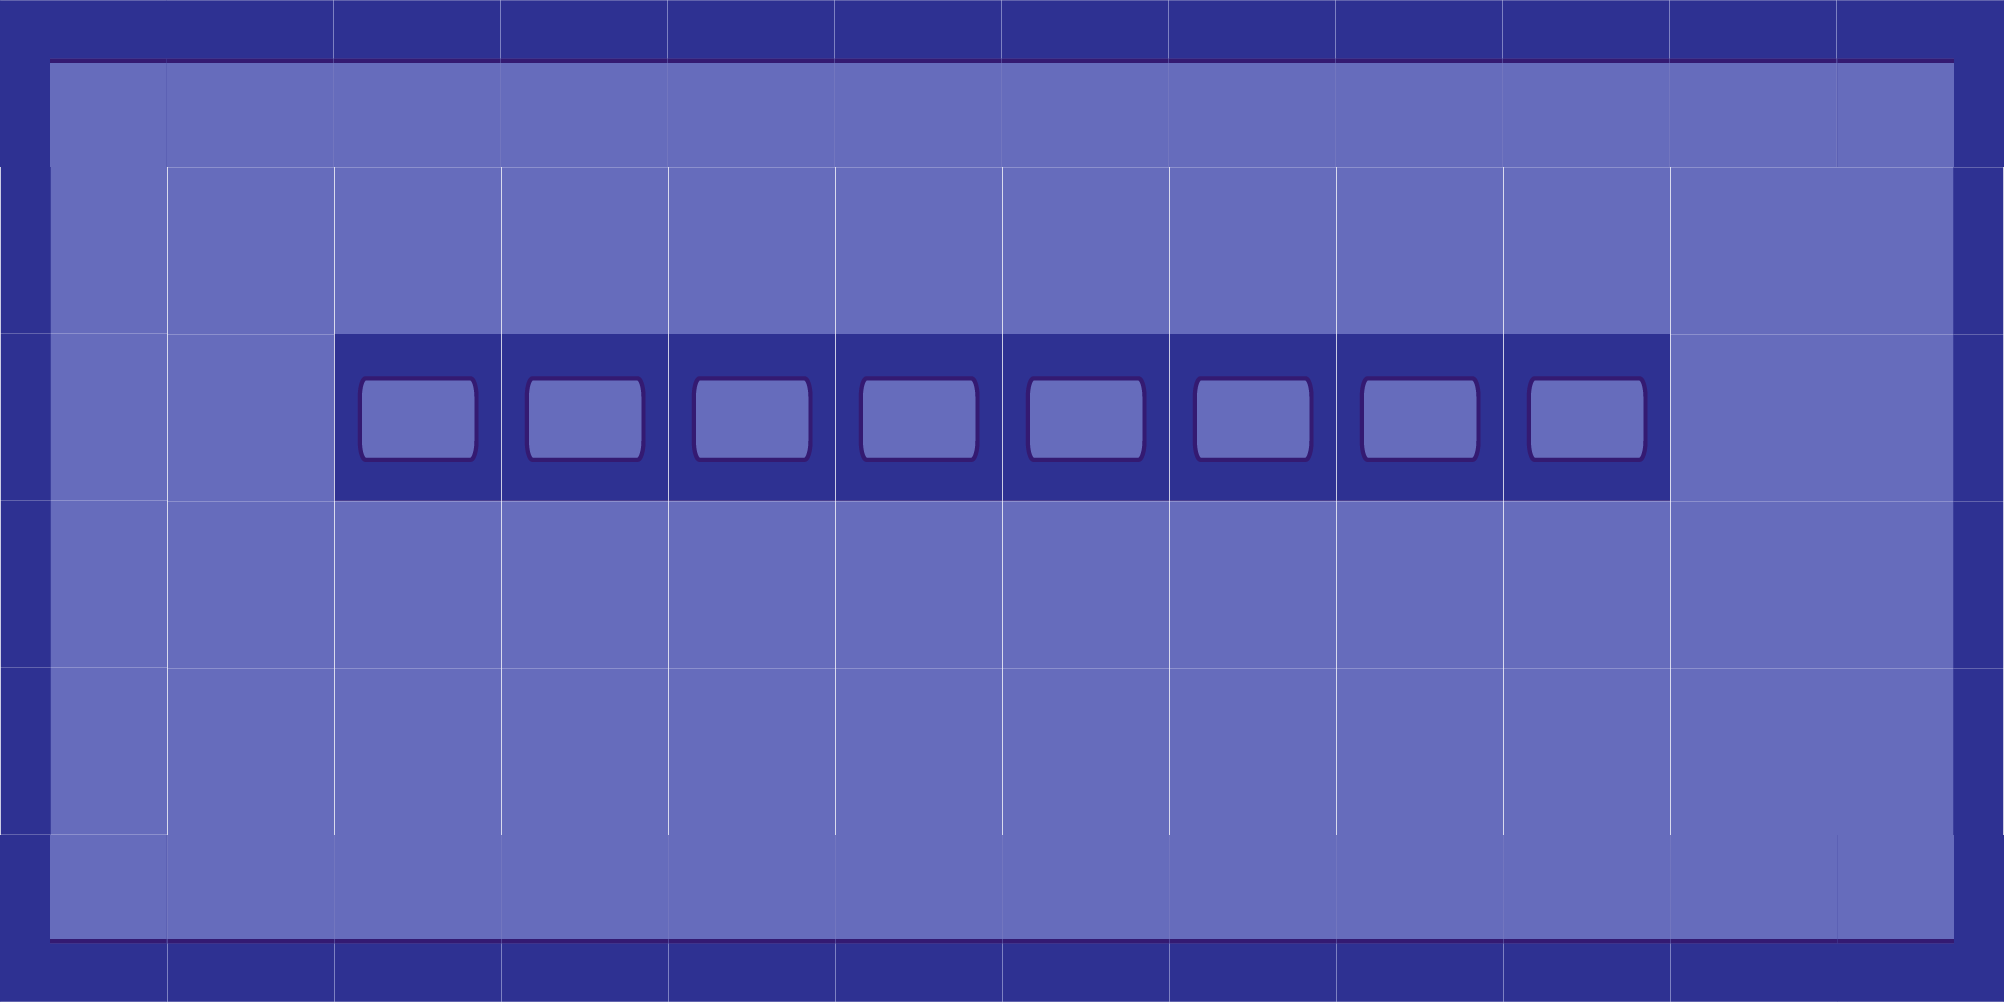

The image is a tile-based game level rendered from a .tmx file. Its description and complete source (layers, tilesets, objects, tile grids) follow:
An orthogonal 12x6 tile map with 167x167 px tiles, 3 tile layers (background, borders, walls) and 2 objects (spawn 2, spawn 1).

<map version="1.5" tiledversion="1.6.0" orientation="orthogonal" renderorder="right-down" width="12" height="6" tilewidth="167" tileheight="167" infinite="0" nextlayerid="6" nextobjectid="5">
 <editorsettings>
  <chunksize width="167" height="167" />
 </editorsettings>
 <tileset firstgid="1" name="background" tilewidth="167" tileheight="167" tilecount="15" columns="5">
  <image source="tiles/background.png" width="835" height="501" />
 </tileset>
 <layer id="1" name="background" width="12" height="6">
  <data encoding="csv">
0,0,0,0,0,0,0,0,0,0,1,1,
0,1,1,1,1,1,1,1,1,1,1,1,
0,1,0,0,0,0,0,0,0,0,1,1,
0,1,1,1,1,1,1,1,1,1,1,1,
0,1,1,1,1,1,1,1,1,1,1,1,
0,0,0,0,0,0,0,0,0,0,1,1
</data>
 </layer>
 <layer id="2" name="borders" width="12" height="6">
  <data encoding="csv">
3,4,4,4,4,4,4,4,4,4,4,2147483651,
3221225477,0,0,0,0,0,0,0,0,0,0,5,
3221225477,0,0,0,0,0,0,0,0,0,0,5,
3221225477,0,0,0,0,0,0,0,0,0,0,5,
3221225477,0,0,0,0,0,0,0,0,0,0,5,
1073741827,3221225476,3221225476,3221225476,3221225476,3221225476,3221225476,3221225476,3221225476,3221225476,3221225476,3221225475
</data>
 </layer>
 <layer id="3" name="walls" width="12" height="6">
  <data encoding="csv">
0,0,0,0,0,0,0,0,0,0,0,0,
0,0,0,0,0,0,0,0,0,0,0,0,
0,0,6,6,6,6,6,6,6,6,0,0,
0,0,0,0,0,0,0,0,0,0,0,0,
0,0,0,0,0,0,0,0,0,0,0,0,
0,0,0,0,0,0,0,0,0,0,0,0
</data>
 </layer>
 <objectgroup id="4" name="spawns">
  <object id="1" name="spawn 2" x="250.5" y="250.5">
   <point />
  </object>
  <object id="2" name="spawn 1" x="250.5" y="751.5">
   <point />
  </object>
 </objectgroup>
</map>